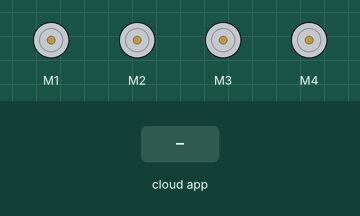
Simulated run of this sketch. Board: Arduino Uno, built with avr-gcc and run on an emulated ATmega328P. Parts: 4 × DC motor (green arrow = forward, orange = backward, longer = faster). Inputs (shaded band) come from the test bench. The ROS host is connected and sends only what is stated.

Above: at 1.2 s.
1.3 s: the phone or cloud app sets toggle_led to 0
At 1.7 s:
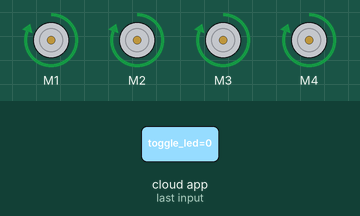
2.8 s: the phone or cloud app sets stop_motor to 0
At 4.0 s:
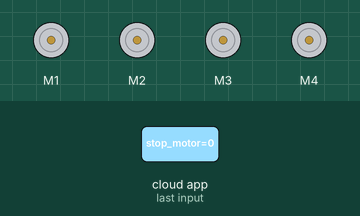
4.3 s: the phone or cloud app sets toggle_led to 1
At 5.2 s:
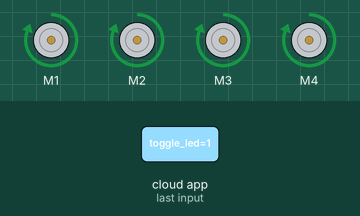
Timing chart, 0 to 7.3 s (numbered marks = the images above; inputs shaded):
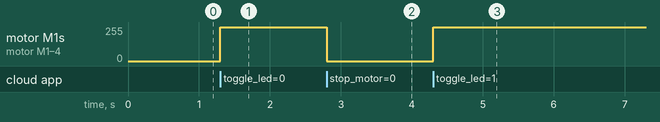

The sketch:

ROS_Blink.ino
```cpp
 #include <ros.h>
 #include <std_msgs/Empty.h>
 #include<AFMotor.h>

 ros::NodeHandle nh;
AF_DCMotor motor1(1);
AF_DCMotor motor2(2);
AF_DCMotor motor3(3);
AF_DCMotor motor4(4);


void messageCb( const std_msgs::Empty& toggle_msg){
  //digitalWrite(13, HIGH-digitalRead(13));   // blink the led
    motor1.run(FORWARD);
    motor2.run(FORWARD);
    motor3.run(FORWARD);
    motor4.run(FORWARD);


 }


void stop_motor( const std_msgs::Empty& stop_motor){
  //digitalWrite(13, HIGH-digitalRead(13));   // blink the led
    motor1.run(RELEASE);
    motor2.run(RELEASE);
    motor3.run(RELEASE);
    motor4.run(RELEASE);


 }

 ros::Subscriber<std_msgs::Empty> sub("toggle_led", &messageCb );
 ros::Subscriber<std_msgs::Empty> motor("stop_motor", &stop_motor);

 void setup()
   {
      motor1.setSpeed(255);
      motor2.setSpeed(255);
      motor3.setSpeed(255);
      motor4.setSpeed(255);


//     pinMode(13, OUTPUT);
    nh.initNode();
    nh.subscribe(sub);
    nh.subscribe(motor);
  }

   void loop()
  {
     nh.spinOnce();
    delay(1);
   }
```

Measured:
- after the input at 1.3 s, motor M1–4: stopped → forward 255/255 at once
- after the input at 2.8 s, motor M1–4: forward 255/255 → stopped at once
- after the input at 4.3 s, motor M1–4: stopped → forward 255/255 at once
